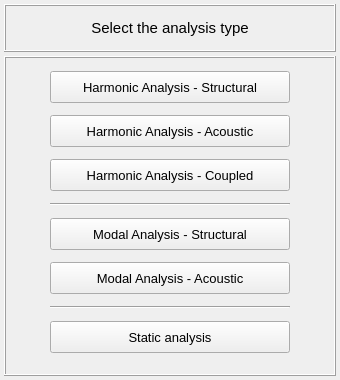
<?xml version="1.0" encoding="UTF-8"?>
<ui version="4.0">
 <class>Dialog</class>
 <widget class="QDialog" name="Dialog">
  <property name="windowModality">
   <enum>Qt::NonModal</enum>
  </property>
  <property name="geometry">
   <rect>
    <x>0</x>
    <y>0</y>
    <width>340</width>
    <height>380</height>
   </rect>
  </property>
  <property name="sizePolicy">
   <sizepolicy hsizetype="Fixed" vsizetype="Fixed">
    <horstretch>0</horstretch>
    <verstretch>0</verstretch>
   </sizepolicy>
  </property>
  <property name="minimumSize">
   <size>
    <width>340</width>
    <height>380</height>
   </size>
  </property>
  <property name="maximumSize">
   <size>
    <width>340</width>
    <height>380</height>
   </size>
  </property>
  <property name="contextMenuPolicy">
   <enum>Qt::DefaultContextMenu</enum>
  </property>
  <property name="windowTitle">
   <string>Select analysis type </string>
  </property>
  <property name="windowIcon">
   <iconset>
    <normaloff>../../../../../Downloads/load - Copia.png</normaloff>../../../../../Downloads/load - Copia.png</iconset>
  </property>
  <property name="whatsThis">
   <string/>
  </property>
  <layout class="QGridLayout" name="gridLayout_2">
   <property name="leftMargin">
    <number>4</number>
   </property>
   <property name="topMargin">
    <number>4</number>
   </property>
   <property name="rightMargin">
    <number>4</number>
   </property>
   <property name="bottomMargin">
    <number>4</number>
   </property>
   <property name="spacing">
    <number>4</number>
   </property>
   <item row="0" column="0">
    <widget class="QFrame" name="frame_title">
     <property name="minimumSize">
      <size>
       <width>0</width>
       <height>48</height>
      </size>
     </property>
     <property name="maximumSize">
      <size>
       <width>420</width>
       <height>48</height>
      </size>
     </property>
     <property name="frameShape">
      <enum>QFrame::Box</enum>
     </property>
     <property name="frameShadow">
      <enum>QFrame::Raised</enum>
     </property>
     <property name="lineWidth">
      <number>1</number>
     </property>
     <layout class="QGridLayout" name="gridLayout">
      <property name="leftMargin">
       <number>2</number>
      </property>
      <property name="topMargin">
       <number>2</number>
      </property>
      <property name="rightMargin">
       <number>2</number>
      </property>
      <property name="bottomMargin">
       <number>2</number>
      </property>
      <property name="spacing">
       <number>2</number>
      </property>
      <item row="0" column="0">
       <widget class="QLabel" name="label_title">
        <property name="font">
         <font>
          <family>MS Shell Dlg 2</family>
          <pointsize>11</pointsize>
          <weight>50</weight>
          <italic>false</italic>
          <bold>false</bold>
         </font>
        </property>
        <property name="text">
         <string>Select the analysis type</string>
        </property>
        <property name="textFormat">
         <enum>Qt::AutoText</enum>
        </property>
        <property name="alignment">
         <set>Qt::AlignCenter</set>
        </property>
       </widget>
      </item>
     </layout>
    </widget>
   </item>
   <item row="1" column="0">
    <widget class="QFrame" name="analysis_frame">
     <property name="minimumSize">
      <size>
       <width>0</width>
       <height>300</height>
      </size>
     </property>
     <property name="maximumSize">
      <size>
       <width>420</width>
       <height>400</height>
      </size>
     </property>
     <property name="frameShape">
      <enum>QFrame::Box</enum>
     </property>
     <property name="frameShadow">
      <enum>QFrame::Raised</enum>
     </property>
     <layout class="QGridLayout" name="gridLayout_3">
      <property name="leftMargin">
       <number>4</number>
      </property>
      <property name="topMargin">
       <number>4</number>
      </property>
      <property name="rightMargin">
       <number>4</number>
      </property>
      <property name="bottomMargin">
       <number>4</number>
      </property>
      <property name="horizontalSpacing">
       <number>2</number>
      </property>
      <property name="verticalSpacing">
       <number>3</number>
      </property>
      <item row="0" column="1">
       <widget class="QPushButton" name="pushButton_harmonic_structural">
        <property name="minimumSize">
         <size>
          <width>240</width>
          <height>32</height>
         </size>
        </property>
        <property name="maximumSize">
         <size>
          <width>240</width>
          <height>32</height>
         </size>
        </property>
        <property name="font">
         <font>
          <family>MS Shell Dlg 2</family>
          <pointsize>10</pointsize>
          <weight>50</weight>
          <italic>false</italic>
          <bold>false</bold>
         </font>
        </property>
        <property name="styleSheet">
         <string notr="true"/>
        </property>
        <property name="text">
         <string>Harmonic Analysis - Structural</string>
        </property>
        <property name="icon">
         <iconset>
          <activeon>../../../../../Downloads/load.png</activeon>
         </iconset>
        </property>
        <property name="shortcut">
         <string/>
        </property>
        <property name="autoDefault">
         <bool>false</bool>
        </property>
        <property name="default">
         <bool>false</bool>
        </property>
        <property name="flat">
         <bool>false</bool>
        </property>
       </widget>
      </item>
      <item row="1" column="1">
       <widget class="QPushButton" name="pushButton_harmonic_acoustic">
        <property name="minimumSize">
         <size>
          <width>240</width>
          <height>32</height>
         </size>
        </property>
        <property name="maximumSize">
         <size>
          <width>240</width>
          <height>32</height>
         </size>
        </property>
        <property name="font">
         <font>
          <family>MS Shell Dlg 2</family>
          <pointsize>10</pointsize>
          <weight>50</weight>
          <italic>false</italic>
          <bold>false</bold>
         </font>
        </property>
        <property name="styleSheet">
         <string notr="true"/>
        </property>
        <property name="text">
         <string>Harmonic Analysis - Acoustic</string>
        </property>
        <property name="autoDefault">
         <bool>false</bool>
        </property>
       </widget>
      </item>
      <item row="4" column="1">
       <widget class="QPushButton" name="pushButton_modal_structural">
        <property name="minimumSize">
         <size>
          <width>240</width>
          <height>32</height>
         </size>
        </property>
        <property name="maximumSize">
         <size>
          <width>240</width>
          <height>32</height>
         </size>
        </property>
        <property name="font">
         <font>
          <family>MS Shell Dlg 2</family>
          <pointsize>10</pointsize>
          <weight>50</weight>
          <italic>false</italic>
          <bold>false</bold>
         </font>
        </property>
        <property name="styleSheet">
         <string notr="true"/>
        </property>
        <property name="text">
         <string>Modal Analysis - Structural</string>
        </property>
        <property name="autoDefault">
         <bool>false</bool>
        </property>
       </widget>
      </item>
      <item row="2" column="1">
       <widget class="QPushButton" name="pushButton_harmonic_coupled">
        <property name="minimumSize">
         <size>
          <width>240</width>
          <height>32</height>
         </size>
        </property>
        <property name="maximumSize">
         <size>
          <width>240</width>
          <height>32</height>
         </size>
        </property>
        <property name="font">
         <font>
          <family>MS Shell Dlg 2</family>
          <pointsize>10</pointsize>
          <weight>50</weight>
          <italic>false</italic>
          <bold>false</bold>
         </font>
        </property>
        <property name="styleSheet">
         <string notr="true"/>
        </property>
        <property name="text">
         <string>Harmonic Analysis - Coupled</string>
        </property>
        <property name="autoDefault">
         <bool>false</bool>
        </property>
       </widget>
      </item>
      <item row="3" column="1">
       <widget class="Line" name="line">
        <property name="orientation">
         <enum>Qt::Horizontal</enum>
        </property>
       </widget>
      </item>
      <item row="0" column="0">
       <spacer name="horizontalSpacer">
        <property name="orientation">
         <enum>Qt::Horizontal</enum>
        </property>
        <property name="sizeHint" stdset="0">
         <size>
          <width>40</width>
          <height>20</height>
         </size>
        </property>
       </spacer>
      </item>
      <item row="5" column="1">
       <widget class="QPushButton" name="pushButton_modal_acoustic">
        <property name="minimumSize">
         <size>
          <width>240</width>
          <height>32</height>
         </size>
        </property>
        <property name="maximumSize">
         <size>
          <width>240</width>
          <height>32</height>
         </size>
        </property>
        <property name="font">
         <font>
          <family>MS Shell Dlg 2</family>
          <pointsize>10</pointsize>
          <weight>50</weight>
          <italic>false</italic>
          <bold>false</bold>
         </font>
        </property>
        <property name="styleSheet">
         <string notr="true"/>
        </property>
        <property name="text">
         <string>Modal Analysis - Acoustic</string>
        </property>
        <property name="autoDefault">
         <bool>false</bool>
        </property>
       </widget>
      </item>
      <item row="7" column="1">
       <widget class="QPushButton" name="pushButton_static_analysis">
        <property name="minimumSize">
         <size>
          <width>240</width>
          <height>32</height>
         </size>
        </property>
        <property name="maximumSize">
         <size>
          <width>240</width>
          <height>32</height>
         </size>
        </property>
        <property name="font">
         <font>
          <family>MS Shell Dlg 2</family>
          <pointsize>10</pointsize>
          <weight>50</weight>
          <italic>false</italic>
          <bold>false</bold>
         </font>
        </property>
        <property name="styleSheet">
         <string notr="true"/>
        </property>
        <property name="text">
         <string>Static analysis</string>
        </property>
        <property name="autoDefault">
         <bool>false</bool>
        </property>
       </widget>
      </item>
      <item row="6" column="1">
       <widget class="Line" name="line_2">
        <property name="orientation">
         <enum>Qt::Horizontal</enum>
        </property>
       </widget>
      </item>
      <item row="0" column="2">
       <spacer name="horizontalSpacer_2">
        <property name="orientation">
         <enum>Qt::Horizontal</enum>
        </property>
        <property name="sizeHint" stdset="0">
         <size>
          <width>40</width>
          <height>20</height>
         </size>
        </property>
       </spacer>
      </item>
     </layout>
    </widget>
   </item>
  </layout>
 </widget>
 <tabstops>
  <tabstop>pushButton_harmonic_structural</tabstop>
  <tabstop>pushButton_harmonic_acoustic</tabstop>
  <tabstop>pushButton_harmonic_coupled</tabstop>
  <tabstop>pushButton_modal_structural</tabstop>
  <tabstop>pushButton_modal_acoustic</tabstop>
  <tabstop>pushButton_static_analysis</tabstop>
 </tabstops>
 <resources/>
 <connections/>
</ui>
